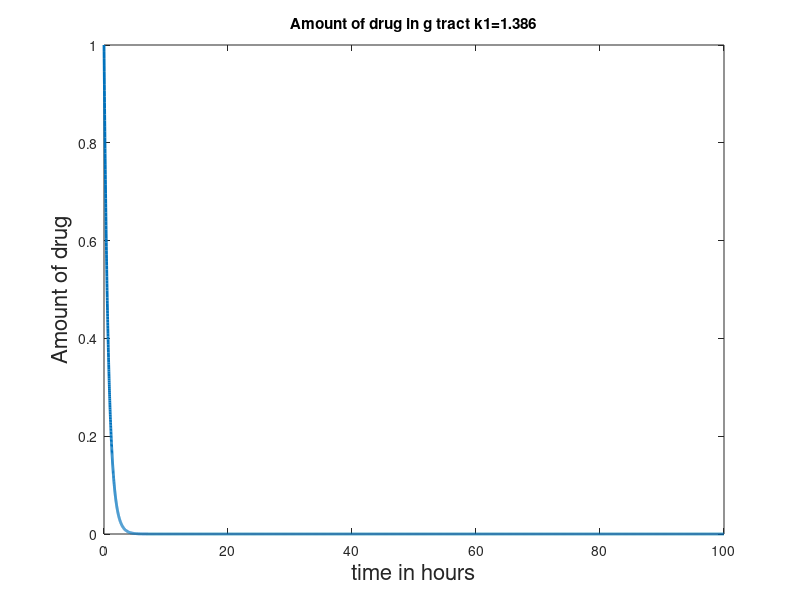
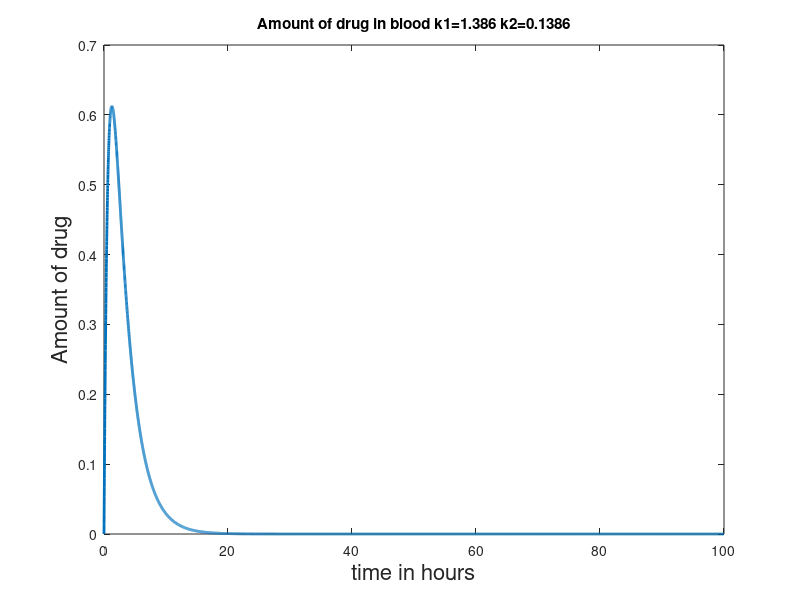
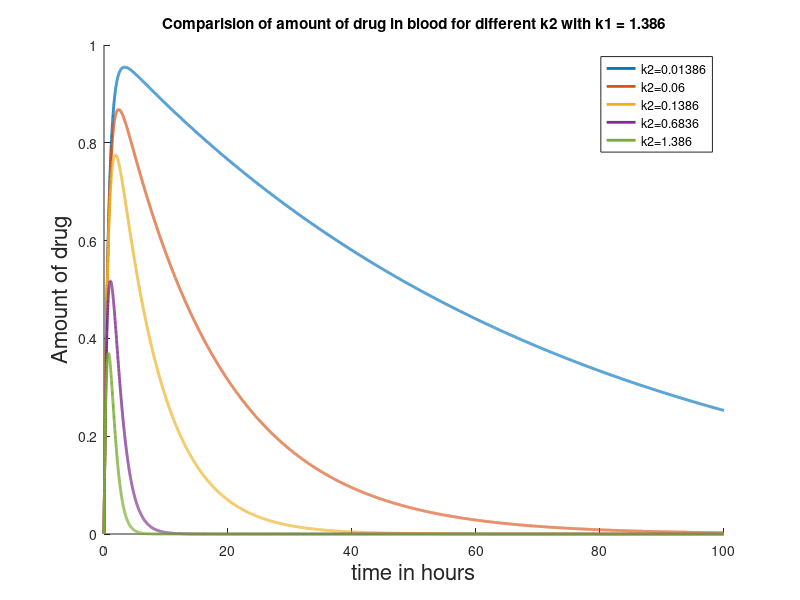
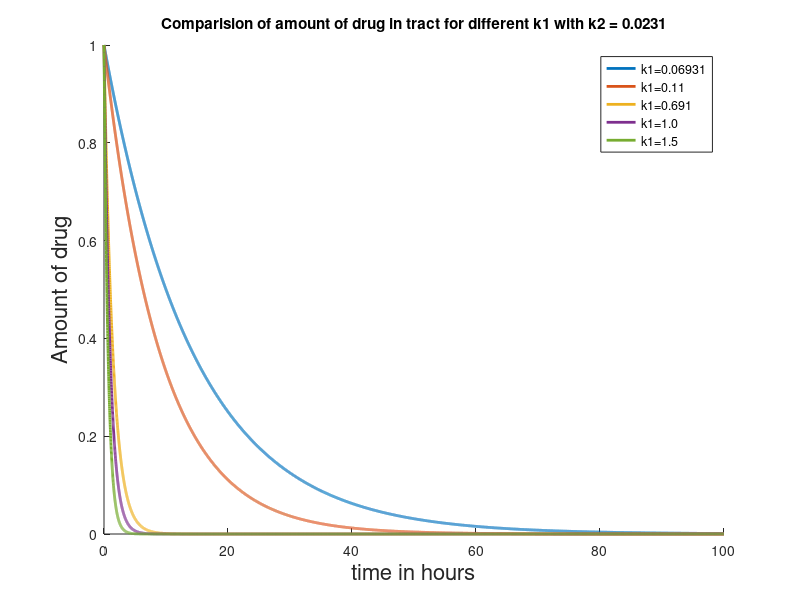

The MATLAB source for these figures, in order:
clear
close all

k1= 1.386;
k2= 0.386; 

total_time=100;
dt=1e-2 ;
N= total_time/dt;



x= zeros(N,1);
y= zeros(N,1);
time= zeros(N,1); 
x(1)=1; 

for i= 1:N-1
    
    x(i+1)= x(i)- k1*x(i)*dt;
    y(i+1)= y(i) + (k1*x(i)- k2*y(i) )*dt ;
    time(i+1)=time(i)+dt;
end

plot(time,x,'LineWidth',2);
title('Amount of drug in g tract k1=1.386')
xlabel('time in hours','FontSize',16);
ylabel('Amount of drug','FontSize',16);

figure

plot(time,y,'LineWidth',2);
title('Amount of drug in blood k1=1.386 k2=0.1386'); 
xlabel('time in hours','FontSize',16);
ylabel('Amount of drug','FontSize',16);
figure
%%%%%%%%%%%%%%%%%%
% comparing plots for different k2
k2vals= [0.01386 0.06 0.1386 0.6386 1.386];
k1vals= [0.06931 0.11 0.691 1.0 1.5]; 

hold on; 

for j= 1:5

    k2 = k2vals(j);
    x(1)=1;
    y(1)=0; 
    %k2 = 0.01386;
    for i= 1:N-1
    
    x(i+1)= x(i)- k1*x(i)*dt;
    y(i+1)= y(i) + (k1*x(i)- k2*y(i) )*dt ;
    end
    
    plot(time,y,'LineWidth',2);
  
end

title('Comparision of amount of drug in blood for different k2 with k1 = 1.386')
xlabel('time in hours','FontSize',16);
ylabel('Amount of drug','FontSize',16);
legend('k2=0.01386','k2=0.06','k2=0.1386','k2=0.6836','k2=1.386');

figure 
hold on

k2= 0.0231;

% to plot compari of x
for j= 1:5

    k1 = k1vals(j);
    x(1)=1;
    y(1)=0; 
    %k2 = 0.01386;
    for i= 1:N-1
    
    x(i+1)= x(i)- k1*x(i)*dt;
    y(i+1)= y(i) + (k1*x(i)- k2*y(i) )*dt ;
    end
    
    plot(time,x,'LineWidth',2);
  
end

title('Comparision of amount of drug in tract for different k1 with k2 = 0.0231')
xlabel('time in hours','FontSize',16);
ylabel('Amount of drug','FontSize',16);
legend('k1=0.06931','k1=0.11','k1=0.691','k1=1.0','k1=1.5');

figure 
hold on

% to plot compari of y
for j= 1:5

    k1 = k1vals(j);
    x(1)=1;
    y(1)=0; 
    %k2 = 0.01386;
    for i= 1:N-1
    
    x(i+1)= x(i)- k1*x(i)*dt;
    y(i+1)= y(i) + (k1*x(i)- k2*y(i) )*dt ;
    end
    
    plot(time,y,'LineWidth',2);
  
end

title('Comparision of amount of drug in blood for different k1 with k2 = 0.0231')
xlabel('time in hours','FontSize',16);
ylabel('Amount of drug','FontSize',16);
legend('k1=0.06931','k1=0.11','k1=0.691','k1=1.0','k1=1.5');

